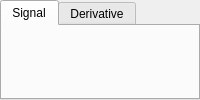
<?xml version="1.0" encoding="UTF-8"?>
<ui version="4.0">
 <class>ProfileView</class>
 <widget class="QWidget" name="ProfileView">
  <layout class="QVBoxLayout" name="form_layout">
   <property name="leftMargin">
    <number>0</number>
   </property>
   <property name="topMargin">
    <number>0</number>
   </property>
   <property name="rightMargin">
    <number>0</number>
   </property>
   <property name="bottomMargin">
    <number>0</number>
   </property>
   <item>
    <widget class="QTabWidget" name="tabs">
     <widget class="QWidget" name="signal_page" native="true">
      <layout class="QVBoxLayout" name="signal_layout">
       <property name="leftMargin">
        <number>0</number>
       </property>
       <property name="topMargin">
        <number>0</number>
       </property>
       <property name="rightMargin">
        <number>0</number>
       </property>
       <property name="bottomMargin">
        <number>0</number>
       </property>
      </layout>
      <attribute name="title">
       <string>Signal</string>
      </attribute>
     </widget>
     <widget class="QWidget" name="form_page" native="true">
      <layout class="QVBoxLayout" name="form_derivative_layout">
       <property name="leftMargin">
        <number>0</number>
       </property>
       <property name="topMargin">
        <number>0</number>
       </property>
       <property name="rightMargin">
        <number>0</number>
       </property>
       <property name="bottomMargin">
        <number>0</number>
       </property>
      </layout>
      <attribute name="title">
       <string>Derivative</string>
      </attribute>
     </widget>
    </widget>
   </item>
  </layout>
 </widget>
 <resources />
 <connections />
</ui>
